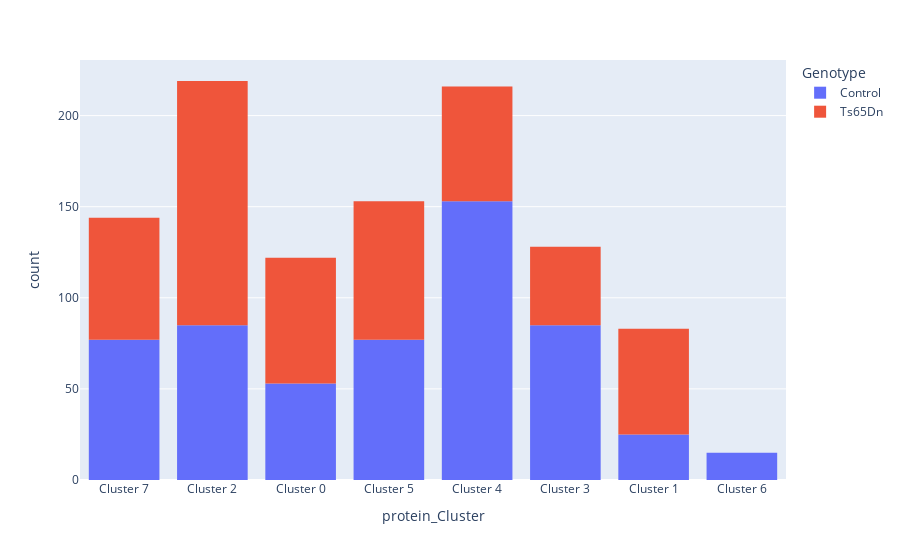

This figure's notebook cell:
### Code cell
px.histogram(dataset, x="protein_Cluster", color="Genotype").show()

### Figure 1 — Plotly figure (JSON) as saved in the notebook; plotly's stock layout.template omitted (floating-point values rounded to 4 significant figures; data arrays with more than 128 entries replaced by an {"elided": "..."} marker saying what was removed)
{"data": [{"alignmentgroup": "True", "bingroup": "x", "hovertemplate": "Genotype=Control<br>protein_Cluster=%{x}<br>count=%{y}<extra></extra>", "legendgroup": "Control", "marker": {"color": "#636efa", "pattern": {"shape": ""}}, "name": "Control", "offsetgroup": "Control", "orientation": "v", "showlegend": true, "type": "histogram", "x": {"elided": "570 str values"}, "xaxis": "x", "yaxis": "y"}, {"alignmentgroup": "True", "bingroup": "x", "hovertemplate": "Genotype=Ts65Dn<br>protein_Cluster=%{x}<br>count=%{y}<extra></extra>", "legendgroup": "Ts65Dn", "marker": {"color": "#EF553B", "pattern": {"shape": ""}}, "name": "Ts65Dn", "offsetgroup": "Ts65Dn", "orientation": "v", "showlegend": true, "type": "histogram", "x": {"elided": "510 str values"}, "xaxis": "x", "yaxis": "y"}], "layout": {"barmode": "relative", "legend": {"title": {"text": "Genotype"}, "tracegroupgap": 0}, "margin": {"t": 60}, "xaxis": {"anchor": "y", "domain": [0, 1], "title": {"text": "protein_Cluster"}}, "yaxis": {"anchor": "x", "domain": [0, 1], "title": {"text": "count"}}}}
